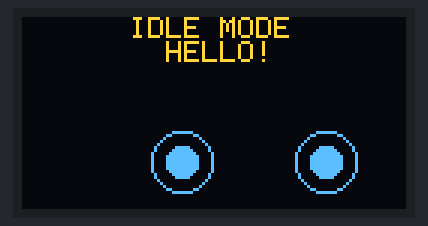
This sketch was run on a simulated Arduino Uno, built with avr-gcc and run on an emulated ATmega328P. Shown: 128×64 one-colour display. The OLED is the two-colour kind (top 16 rows yellow); the display library's start-up logo is not drawn; random numbers use the default seed unless the sketch sets one.

Above: at 2.2 s.
At 4.2 s:
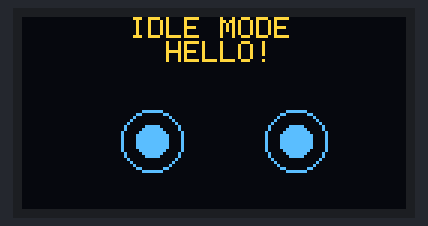
At 6.2 s:
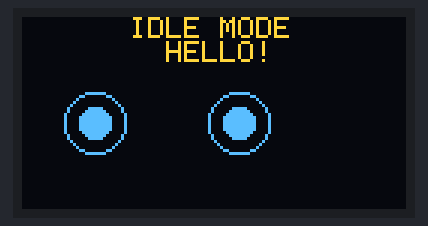
At 11.3 s:
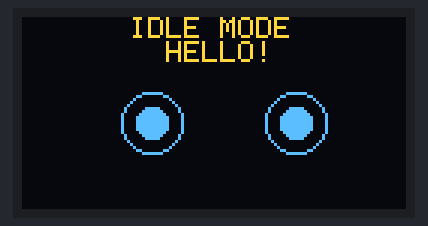
At 20.5 s:
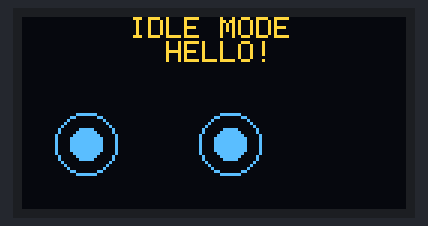
At 38.9 s:
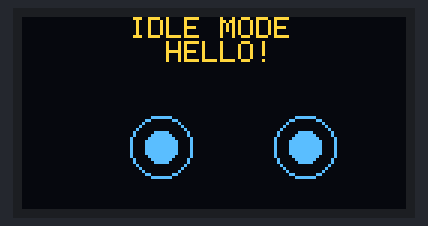

Measured:
- what the display in image 0 shows lasts 1.0 s, from 2.1 s to 3.1 s

The sketch:

eyes-idle-mode-blink.ino
```cpp
#include <Adafruit_GFX.h>
#include <Adafruit_SSD1306.h>
#include <SPI.h>
#include <Wire.h>

#define SCREEN_WIDTH 128
#define SCREEN_HEIGHT 64

#define OLED_RESET -1
Adafruit_SSD1306 display(SCREEN_WIDTH, SCREEN_HEIGHT, &Wire, OLED_RESET);

void setup() {
  if(!display.begin(SSD1306_SWITCHCAPVCC, 0x3C)) {
    Serial.println(F("SSD1306 allocation failed"));
    for(;;);
  }
   display.display();
  delay(2000);

  display.clearDisplay();

  // Draw yellow area (top 16 pixels)
  display.setTextSize(1);
  display.setTextColor(SSD1306_WHITE);
  display.setCursor(0, 0);
  display.println(F("      IDLE MODE"));
  display.setCursor(0, 8);
  display.println(F("        HELLO!"));
  display.display();
}

void loop() {
  static unsigned long previousMillis = 0;
  static bool eyesOpen = true;
  static int eyeXOffset = 0;
  static int eyeYOffset = 0;

  unsigned long currentMillis = millis();

  if (currentMillis - previousMillis >= random(1000, 3000)) {
    previousMillis = currentMillis;

    // Randomly decide whether to blink or move eyes
    if (random(10) < 4) {  // 20% chance to blink
      eyesOpen = !eyesOpen;
      if (!eyesOpen) {
        drawEyes(false, eyeXOffset, eyeYOffset);
        delay(200); // Blink duration
        eyesOpen = !eyesOpen;
      }
    } else {
      eyeXOffset = random(-20, 20);
      eyeYOffset = random(-10,10); // Random horizontal offset
    }

    drawEyes(eyesOpen, eyeXOffset, eyeYOffset);
  }
}

void drawEyes(bool open, int xOffset, int yOffset) {
  // Clear the blue area
  display.fillRect(0, 16, SCREEN_WIDTH, SCREEN_HEIGHT - 16, SSD1306_BLACK);

  if (open) {
    // Draw eyes open with offset
    display.drawCircle(40 + xOffset, 40 + yOffset, 10, SSD1306_WHITE); // Left eye
    display.fillCircle(40 + xOffset, 40 + yOffset, 5, SSD1306_WHITE);  // Left eye pupil
    display.drawCircle(88 + xOffset, 40 + yOffset, 10, SSD1306_WHITE); // Right eye
    display.fillCircle(88 + xOffset, 40 + yOffset, 5, SSD1306_WHITE);  // Right eye pupil
  } else {
    // Draw eyes closed
    display.drawLine(30 + xOffset, 40 + yOffset, 50 + xOffset, 40 + yOffset, SSD1306_WHITE); // Left eye
    display.drawLine(78 + xOffset, 40 + yOffset, 98 + xOffset, 40 + yOffset, SSD1306_WHITE); // Right eye
  }

  display.display();
}
```
